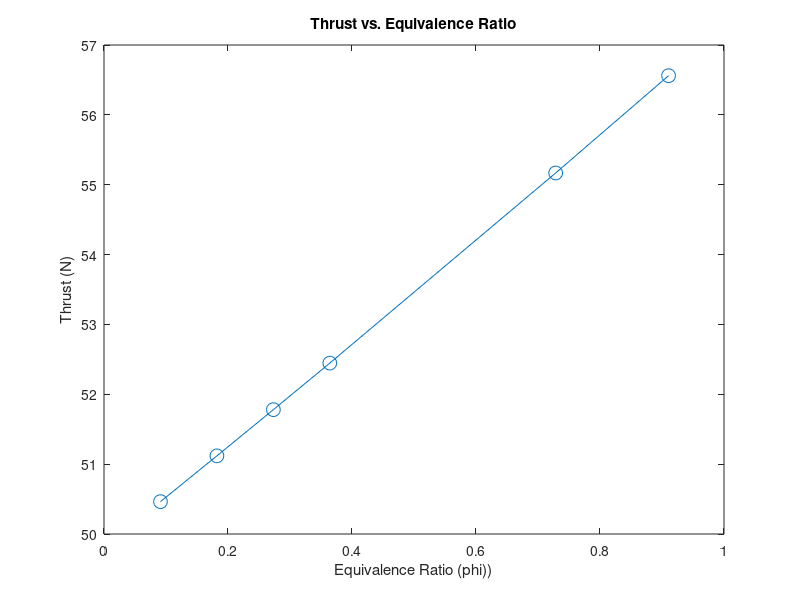

Here is the MATLAB script that generated this plot: (Note: this script raises an error after producing the figure.)
%Part 4, Varying paramters
clc;
clear all;
close all;

% varying phi
phi = [0.0911	0.1821	0.2732	0.3642	0.7285	0.9106];
Thrust_phi = [50.4632	51.1187	51.78	52.4464	55.1681	56.561];
markerSize = 10;
plot(phi, Thrust_phi, 'marker', 'o', 'MarkerSize', markerSize);
xlabel('Equivalence Ratio (phi))');
ylabel('Thrust (N)');
title('Thrust vs. Equivalence Ratio');
set(gcf,'color','w');

%Raw data at max spool speed
rpm = 70500;
Tm2 = 20.9066 + 273.15; %Cross flow
Tm3 = 171.9082 + 273.15; %Cross flow
Tm4 = 597.3990 + 273.15; %Cross flow
Tm5 = 556.9158 + 273.15; %Axial flow
Tm8 = 514.3652 + 273.15; %Cross flow
dp2 = 1.6022 * 10^3; %Differential
pt3 = 132.8239 * 10^3; %Stagnation
p4 =  128.2483 * 10^3; %Static
pt5 = 15.7876 * 10^3; %Stagnation
pt8 = 11.2959 * 10^3; %Stagnation
m_dot_fuel = 0.0032; %kg/s
thrust = 7.9 * 4.4482216; %N

Po2 = 101.3 * 10^3; % Pa

%Convert pressures from gauge to absolute
pt3 = pt3 + Po2;
p4 = p4 + Po2;
pt5 = pt5 + Po2;
pt8 = pt8 + Po2;

%Given/known information
A1 = 27.3 * 0.00064516;
A2 = 6.4 * 0.00064516;
A3 = 9 * 0.00064516;
A4 = 7.2 * 0.00064516;
A5 = 4.7 * 0.00064516;
A8 = 3.87 * 0.00064516;
RF_c = 0.68;
RF_a = 0.86;

%Time to actually find air m_dot, Ma, U, and rho at state 2
%Assumption - since Ma will be small, T2 = T2_measured ~= T2_actual
[~, ~, k, R] = sp_heats(Tm2, 'air');
Po2_over_P = Po2 ./ (Po2 - dp2);
Ma_2 = sqrt((Po2_over_P.^((k - 1) ./ k) - 1) .* (2 ./ (k - 1)));
U_2 = sqrt(k .* R .* Tm2) .* Ma_2;
rho_2 = (Po2 - dp2) ./ (R .* Tm2);
m_dot = rho_2 .* U_2 .* A2;

%Calculate air-fuel ratio
af = m_dot ./ m_dot_fuel;

%Define LHV
LHV = (42800 * 10^3) * 170.145/1000; %converted to J/mol

MM.O2 = 32;
MM.N2 = 28.02;
MM.C = 12.01;
MM.H = 1.008;
MM.H2O = 18.016;
MM.CO2 = 44.01;
MM.JetA = 170.145;

%stochiometric air fuel and equivalence ratio
AF_s = (17.85 * MM.O2 + 17.85*(79/21) * MM.N2) / (12.3 * MM.C + 22.2 * MM.H);
phi = AF_s ./ af;

To4 = [700 800 900 1000 1100 1200];
eta_turb = 0.2879;
eta_nozz = 0.5848;

for i=1:length(To4)
    To4(i)
    [Ma2(i), To2(i), T2(i), Po2_ratio(i)] = ...
        zachStuart(Tm2, Po2, m_dot, A2, RF_c, 'air');
    [Ma3(i), To3(i), T3(i), Po3_ratio(i)] = ...
        zachStuart(Tm3, pt3, m_dot, A3, RF_c, 'air');
    
    [Ma4(i), T4(i), Po5_ratio(i)] = richieTran(To4(i), p4, m_dot + m_dot_fuel, A4);
   
    To5s(i) = turb_Ts(To4(i), pt5 / p4, 1, 'JetA', phi, MM);
    To5(i) = var_cp_turb(To4(i), To5s(i), eta_turb);
    [Ma5(i), T5(i), Po5_ratio(i)] = richieTran(To5(i), pt5, m_dot + m_dot_fuel, A5);
    
    To8s(i) = var_cp_neg(To5(i), pt8 / pt5);
    To8(i) = var_cp_nozz(To5(i), To8s(i), eta_nozz);
    [Ma8(i), T8(i), Po8_ratio(i)] = richieTran(To8(i), pt8, m_dot + m_dot_fuel, A8);

    
end

%Calculate speed of sound at each station
[~, ~, gamma2, ~] = sp_heats(T2, 'air');
[~, ~, gamma3, ~] = sp_heats(T3, 'air');
[~, ~, gamma4, ~] = sp_heats_JetA(T4, phi, MM);
[~, ~, gamma5, ~] = sp_heats_JetA(T5, phi, MM);
[~, ~, gamma8, ~] = sp_heats_JetA(T8, phi, MM);


U2 = Ma2 .* sqrt(gamma2 .* R .* T2);
U3 = Ma3 .* sqrt(gamma3 .* R .* T3);
U4 = Ma4 .* sqrt(gamma4 .* R .* T4);
U5 = Ma5 .* sqrt(gamma5 .* R .* T5);
U8 = Ma8 .* sqrt(gamma8 .* R .* T8);

%Compute all static pressures from stagnation ratios
stag_two = ones(1, length(rpm)) * Po2;
P2 = stag_two ./ Po2_ratio;
P3 = pt3 ./ Po3_ratio;
%P4 = p4./ Po4_ratio;
P5 = pt5 ./ Po5_ratio;
P8 = pt8 ./ Po8_ratio;

%Calculate thrust terms - CV from state 0 to state 8
Ft_calc = ((m_dot + m_dot_fuel) .* U8)
thrust_sp = Ft_calc ./ m_dot
TSFC = m_dot_fuel ./ Ft_calc

%Marker size var
markerSize = 10;

%Convert rpm tp krmp
krpm = rpm ./ 1000;

figure;
plot(To4, Ft_calc, 'marker', 'o', 'MarkerSize', markerSize);
xlabel('Turbine Inlet Temperature To4 (K)');
ylabel('Thrust (N)');
title('Thrust vs. Turbine Inlet Temperature');
set(gcf,'color','w');

%Find Q_dot into system and work out of turbine
lhv = 42800 * 10^3; %J/kg
Q_dot = m_dot_fuel .* lhv;
W_net = (m_dot + m_dot_fuel) .* (U8 .^ 2)  ./ 2;
eta_therm = W_net ./ Q_dot

figure;
plot(To4, eta_therm, 'marker', 'o', 'MarkerSize', markerSize);
xlabel('Thermal Efficiency vs. Inlet Temperature To4 (K)');
ylabel('Thermal Efficiency (%)');
title('Thermal Efficiency vs. Turbine Inlet Temperature');
set(gcf,'color','w');

plotfixer;